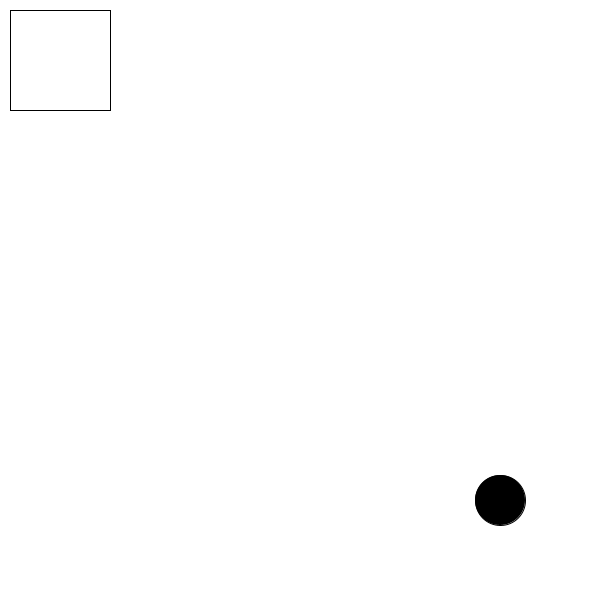
Frame 1 (no input)
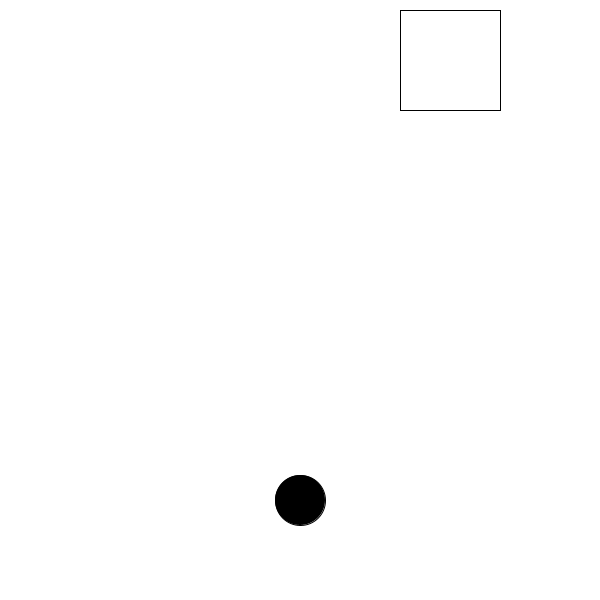
Frame 60 (the mouse pressed at the canvas centre just before this capture)
Frame 120 (the mouse held since frame 60 and released just before this capture): identical to frame 60, image omitted

The Processing sketch that drew these frames (run headless with seeded random() and noise(); from frame 60 on, the mouse is pressed at the canvas centre):

// Processing sketch: processing_86390
// ── processing_86390.pde

void setup(){
size (600, 600);
smooth();
int k= int(random(6))+1;
println("random intiger 1-6=" +k);
int l= int(random(10))+1;
println("random intiger 1-10 ="+l);
}

int bcx= 500;
int bcy= 500;
int wrx= 10;
int wry= 10;

void draw(){
 background(#FFFFFF);
//white square
fill(#FFFFFF);
stroke(#000000);
rect( wrx,wry, 100, 100);
wrx+=7;
wrx=constrain(wrx, 10,400);
//black circle
fill(#000000);
ellipse(bcx,bcy,50,50);
bcx-=4;
bcx=constrain(bcx,300,500);
}
